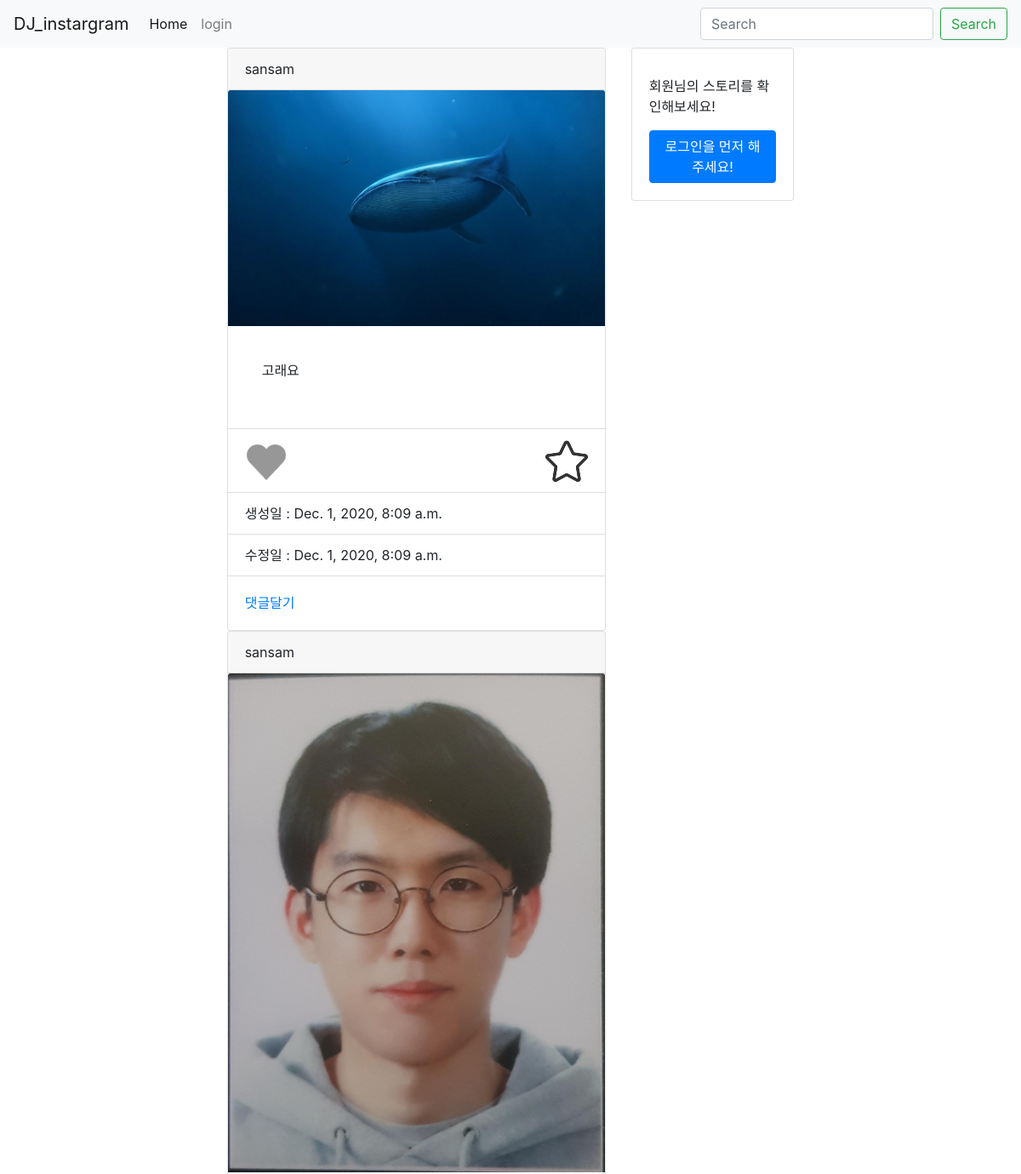
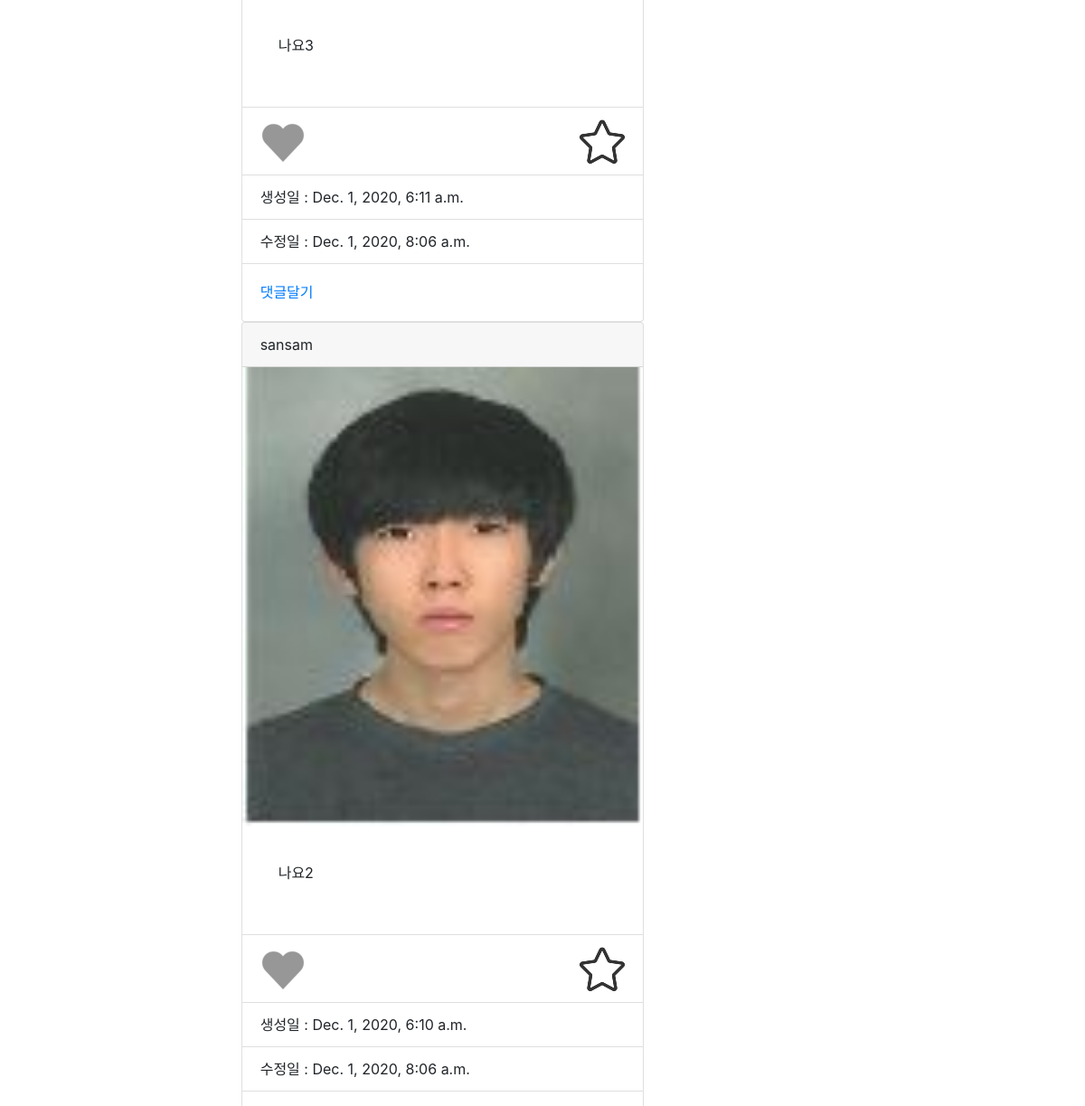
Before: / (upper part) with the older database file (2 pictures, top to bottom).
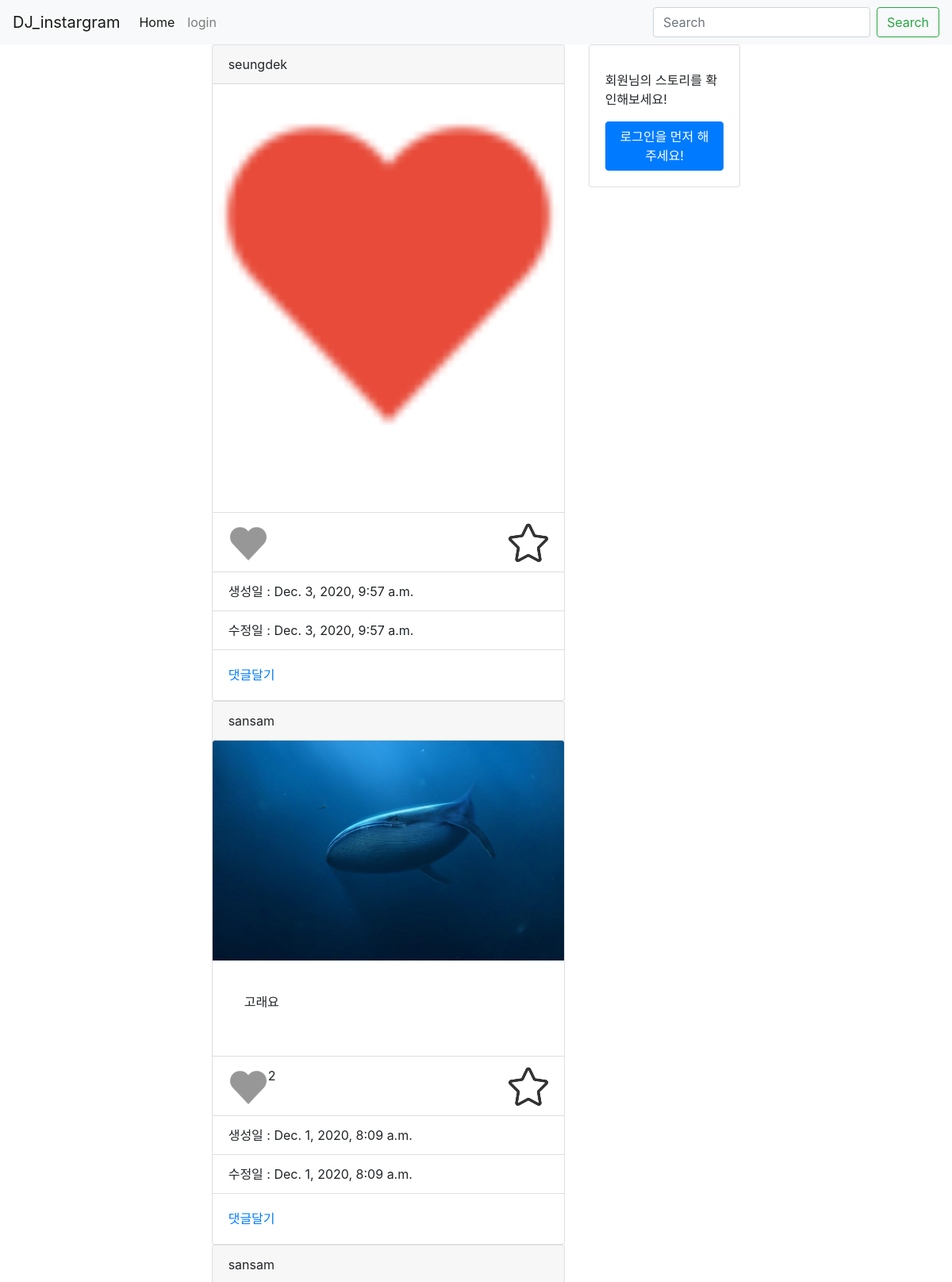
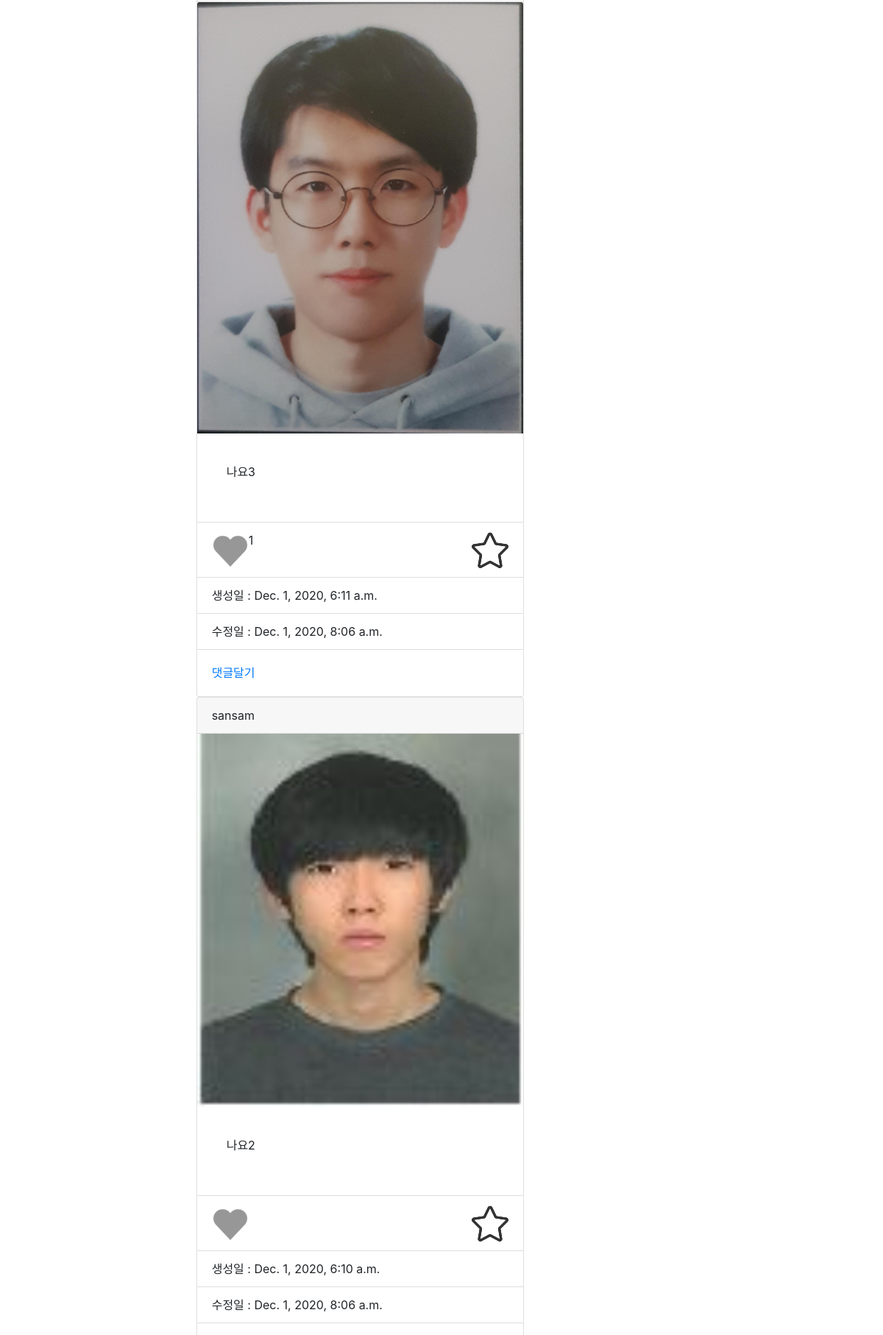
After: the same page with the newer database file (2 pictures, top to bottom).
### photo/models.py (models this page shows, shortened)
class Photo(models.Model):
    author = models.ForeignKey(User, on_delete=models.CASCADE,related_name='user')
    text=models.TextField(blank=True)
    image=models.ImageField(upload_to='imeline_photo/%Y/%m/%d')
    created=models.DateTimeField(auto_now_add=True)
    updated=models.DateTimeField(auto_now=True)
    like=models.ManyToManyField(User,related_name='like_post',blank=True)
    favorite=models.ManyToManyField(User,related_name='favorite_post',blank=True)
    class Meta:
        ordering=['-created']

### photo/views.py (the view)
# urls.py: path("",PhotoList.as_view(),name='index'),
class PhotoList(ListView):
    model = Photo
    template_name_suffix='_list'

### photo/templates/photo/photo_list.html (shortened to what this page needs)
{% extends 'base.html' %}
{% block content %}
<div class="container">
    <div class="row">
        <div class="col"></div>
        <div class="col-5">
            {% for object in object_list %}
            <div class="card">
                <div class="card-header">
                    {{object.author}}
                </div>
                <img src="{{ object.image.url}}" class="card-img-top" alt="...">
                <div class="card-body">
                    <p class="card-body">{{ object.text }}</p>
                </div>
                <ul class="list-group list-group-flush">
                    <li class="list-group-item">
                        <a href="{% url 'photo:like' object.id %}" class="float-left btn-like {% if user in object.like.all %} active {% endif %}">좋아요!</a>
                        {% if object.like.all.count %}
                        <span class="float-left">
                            {{object.like.all.count}}
                        </span>
                        {% endif %}
                         <a href="{% url 'photo:favorite' object.id %}" class="float-right btn-favorite {% if user in object.favorite.all %} active {% endif %}">저장하기!</a>
                    </li>
                    <li class="list-group-item">생성일 : {{ object.created }}</li>
                    <li class="list-group-item">수정일 : {{ object.updated }}</li>
                </ul>
                <div class="card-body">
                    <a href="{% url 'photo:detail' object.id %}" class="card-link">댓글달기</a>
                </div>
            </div>
            {% endfor %}
        </div>
        <div class="col">
            {% load static %}
            <div class="card" style="">
                <div class="card-body">
                    <p class="card-text">회원님의 스토리를 확인해보세요!</p>
                    {% if user.is_authenticated %}
                    <a href="{% url 'photo:mylist' %}" class="btn btn-primary">회원님의 스토리 이동</a>
                    {% else %}
                    <a href="{% url 'accounts:login' %}" class="btn btn-primary">로그인을 먼저 해주세요!<span class="sr-only">(current)</span></a>
                    {% endif %}
                </div>
            </div>
        </div>
        <div class="col"></div>
    </div>
</div>
{% endblock %}

### layout/base.html (shortened to what this page needs)
<!DOCTYPE html>
<html lang="en">
<head>
<link rel="stylesheet" href="https://stackpath.bootstrapcdn.com/bootstrap/4.3.1/css/bootstrap.min.css">
</head>
<body>
{% load static %}
<nav class="navbar navbar-expand-lg navbar-light bg-light">
  <a class="navbar-brand" href="{% url 'photo:index' %}">DJ_instargram</a>
  <div class="collapse navbar-collapse" id="navbarTogglerDemo02">
    <ul class="navbar-nav mr-auto mt-2 mt-lg-0">
      <li class="nav-item active">
        <a class="nav-link" href="{% url 'photo:index' %}">Home <span class="sr-only">(current)</span></a>
      </li>
      {% if user.is_authenticated %}
      <li class="nav-item">
        <a class="nav-link" href="{% url 'photo:create' %}">사진 올리기</a>
      </li>
      <li class="nav-item active">
        <a class="nav-link" href="{% url 'accounts:logout' %}">Logout<span class="sr-only">(current)</span></a>
      </li>
      <li class="nav-item">
        <a class="nav-link" href="{% url 'photo:like_list' %}">좋아요한 사진보기<span class="sr-only">(current)</span></a>
      </li>
      <li class="nav-item">
        <a class="nav-link" href="{% url 'photo:favorite_list' %}">저장한 사진보기<span class="sr-only">(current)</span></a>
      </li>
      {% else %}
      <li class="nav-item">
        <a class="nav-link" href="{% url 'accounts:login' %}">login<span class="sr-only">(current)</span></a>
      </li>
      {% endif %}
    </ul>
    <form class="form-inline my-2 my-lg-0">
      <input class="form-control mr-sm-2" type="search" placeholder="Search">
      <button class="btn btn-outline-success my-2 my-sm-0" type="submit">Search</button>
    </form>
  </div>
</nav>
{% block content %}
{% endblock %}
</body>
</html>

Changed rows visible on the page:
added Photo: author "seungdek", image (picture), created "Dec. 3, 2020, 9:57 a.m.", updated "Dec. 3, 2020, 9:57 a.m."
shown differently, row unchanged: Photo "고래요": like.all.count (not shown) → "2"
shown differently, row unchanged: Photo "나요3": like.all.count (not shown) → "1"
